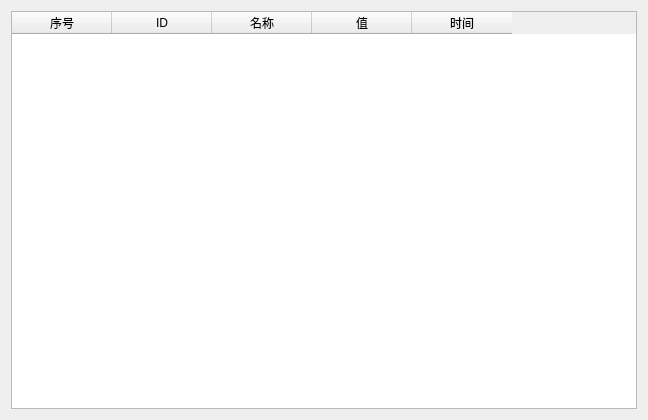
<?xml version="1.0" encoding="UTF-8"?>
<ui version="4.0">
 <class>CRealTimeDiWgt</class>
 <widget class="QWidget" name="CRealTimeDiWgt">
  <property name="geometry">
   <rect>
    <x>0</x>
    <y>0</y>
    <width>648</width>
    <height>420</height>
   </rect>
  </property>
  <property name="windowTitle">
   <string>CRealTimeDiWgt</string>
  </property>
  <layout class="QHBoxLayout" name="horizontalLayout">
   <item>
    <widget class="QTableWidget" name="tableWidget">
     <column>
      <property name="text">
       <string>序号</string>
      </property>
     </column>
     <column>
      <property name="text">
       <string>ID</string>
      </property>
     </column>
     <column>
      <property name="text">
       <string>名称</string>
      </property>
     </column>
     <column>
      <property name="text">
       <string>值</string>
      </property>
     </column>
     <column>
      <property name="text">
       <string>时间</string>
      </property>
     </column>
    </widget>
   </item>
  </layout>
 </widget>
 <layoutdefault spacing="6" margin="11"/>
 <resources/>
 <connections/>
</ui>
